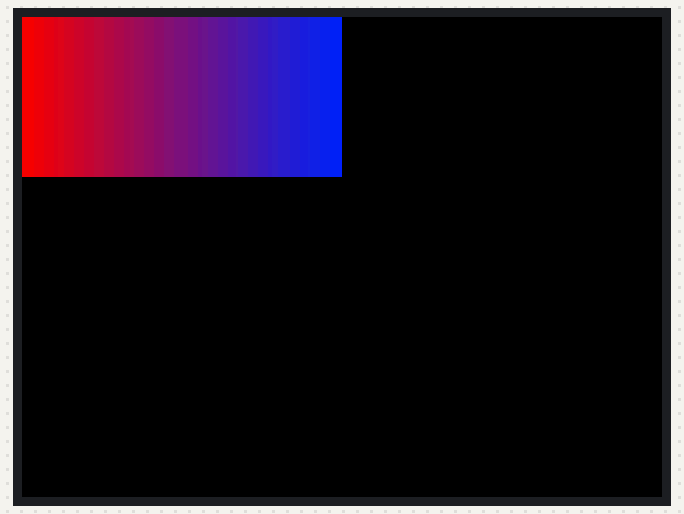
Simulated run of this sketch. Board: ESP32. Shown: 320×240 colour display.

Above: at 0.3 s.
At 2.3 s:
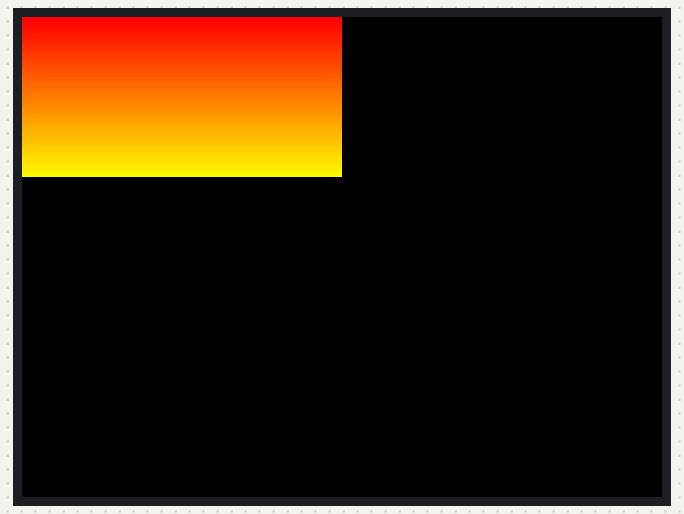

The sketch:

80x160_GradientDemo.ino
```cpp
#include <TFT_eSPI.h>
#include <SPI.h>

#define TFT_BLUE 0x013F

TFT_eSPI tft = TFT_eSPI();

void setup() {
  tft.init();
  tft.fillScreen(TFT_BLACK);
  tft.setTextColor(TFT_WHITE, TFT_BLACK);
  tft.setRotation(3);
}

void loop() {

  tft.fillRectHGradient(0, 0, 160, 80, TFT_RED, TFT_BLUE);
  delay(2000);

  tft.fillRectVGradient(0, 0, 160, 80, TFT_RED, TFT_YELLOW);
  delay(2000);

}
```

Measured:
- what the display in image 1 shows lasts 2.0 s, from 2.3 s to 4.3 s
